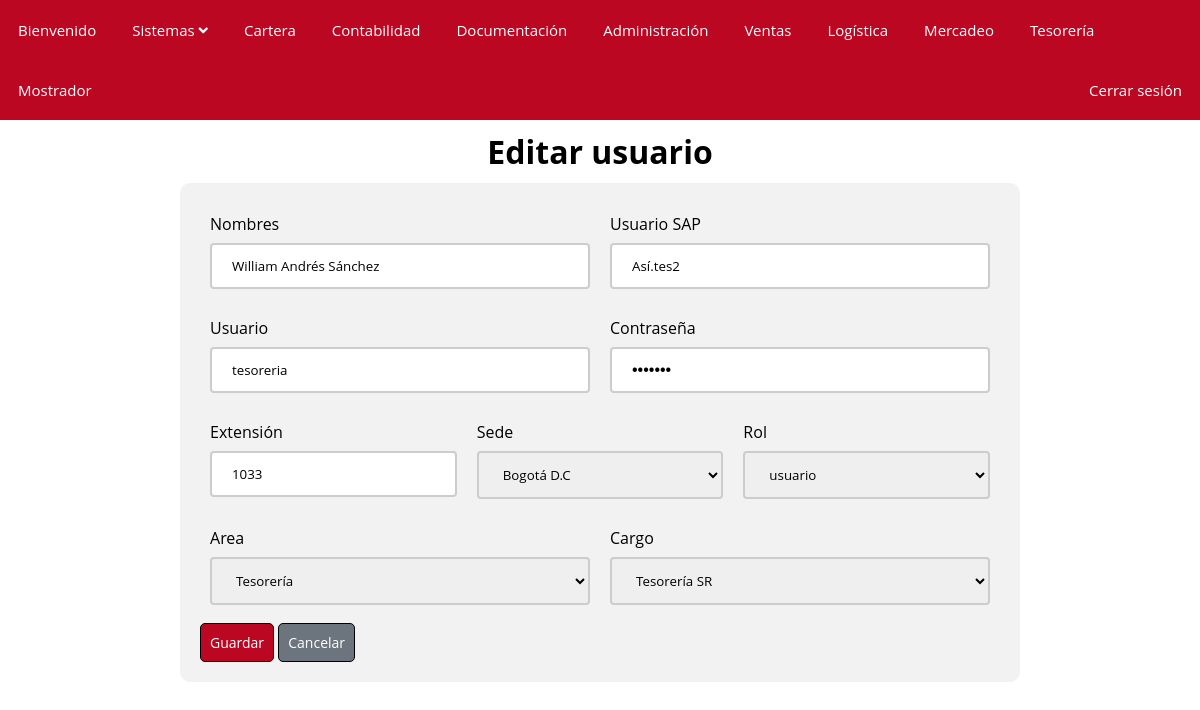
The page /?controller=User&method=edit&id=2 on the database its author committed.
### tables this page shows
CREATE TABLE `users` (
  `id` int(12) NOT NULL,
  `name` varchar(50) NOT NULL,
  `userSap` varchar(50) NOT NULL,
  `user` varchar(30) NOT NULL,
  `password` varchar(30) NOT NULL,
  `ext` int(10) NOT NULL,
  `sede_id` int(12) NOT NULL,
  `charge_id` int(12) NOT NULL,
  `rol_id` int(12) NOT NULL
);

CREATE TABLE `area` (
  `id` int(12) NOT NULL,
  `name` varchar(50) NOT NULL
);

CREATE TABLE `charge` (
  `id` int(12) NOT NULL,
  `name` varchar(50) NOT NULL,
  `area_id` int(12) NOT NULL
);

### models/UserModel.php (called while the page is built, shortened)
<?php
class User
{
    private $pdo;
    public function __construct()
    {
        try {
            $this->pdo = new Database;
        } catch (PDOException $e) {
            die($e->getMessage());
        }
    }
    public function getById($id)
    {
        try {
            $strSql = "SELECT * FROM users WHERE id=:id";
            $arrayData = ['id' => $id];
            return $this->pdo->select($strSql, $arrayData);
        } catch (PDOException $e) {
            die($e->getMessage());
        }
    }
}

### PDO/Database.php (called while the page is built, shortened)
<?php
class Database extends PDO
{
	public function select($strSql, $arrayData = array(), $fetchMode = PDO::FETCH_OBJ)
	{
		$query = $this->prepare($strSql);
		foreach ($arrayData as $key => $value) {
			$query->bindParam(":$key", $value);
		}
		if (!$query->execute()) {
			echo "Error la consulta no se realizo";
		}
		else
		{
			return $query->fetchAll($fetchMode);
		}
	}
}

### models/SedeModel.php (called while the page is built, shortened)
<?php
class Sede
{
    private $pdo;
    public function __construct()
    {
        try {
            $this->pdo = new Database;
        } catch (PDOException $e) {
            die($e->getMessage());
        }
    }
    public function getAll()
    {
        try {
            $strSql = "SELECT * FROM sede";
            return $this->pdo->select($strSql);
        } catch (PDOException $e) {
            die($e->getMessage());
        }
    }
}

### models/RolModel.php (called while the page is built)
<?php
class Rol
{
    private $pdo;
    public function __construct()
    {
        try {
            $this->pdo = new Database;
        } catch (PDOException $e) {
            die($e->getMessage());
        }
    }
    public function getAll()
    {
        try {
            $strSql = "SELECT * FROM roles";
            return $this->pdo->select($strSql);
        } catch (PDOException $e) {
            die($e->getMessage());
        }
    }
}

### models/chargeModel.php (called while the page is built, shortened)
<?php
class Charge
{
    private $pdo;
    public function __construct()
    {
        try {
            $this->pdo = new Database;
        } catch (PDOException $e) {
            die($e->getMessage());
        }
    }
    public function getById($id)
    {
        try {
            $strSql = "SELECT * FROM charge WHERE id=:id";
            $arrayData = ['id' => $id];
            return $this->pdo->select($strSql, $arrayData);
        } catch (PDOException $e) {
            die($e->getMessage());
        }
    }
}

### models/AreaModel.php (called while the page is built, shortened)
<?php
class Area
{
    private $pdo;
    public function __construct()
    {
        try {
            $this->pdo = new Database;
        } catch (PDOException $e) {
            die($e->getMessage());
        }
    }
    public function getById($id)
    {
        try {
            $strSql = "SELECT * FROM area WHERE id=:id";
            $arrayData = ['id' => $id];
            return $this->pdo->select($strSql, $arrayData);
        } catch (PDOException $e) {
            die($e->getMessage());
        }
    }
}

### views/users/editUser.php (the view, shortened to what this page needs)
<h1>Editar usuario</h1>
<div class="container">
    <form action="?controller=User&method=update" method="POST">
        <div class="form-row">
            <div class="group">
                <label for="name">Nombres</label>
                <input type="text" id="name" name="name" value="<?php echo $users[0]->name; ?>">
            </div>
            <div class="group">
                <label for="userSap">Usuario SAP</label>
                <input type="text" id="userSap" name="userSap" value="<?php echo $users[0]->userSap; ?>">
            </div>
        </div>
        <div class="form-row">
            <div class="group">
                <label for="user">Usuario</label>
                <input type="text" name="user" id="user" value="<?php echo $users[0]->user; ?>">
            </div>
            <div class="group">
                <label for="password">Contraseña</label>
                <input type="password" name="password" id="password" value="<?php echo $users[0]->password; ?>">
            </div>
        </div>
        <div class="form-row">
            <div class="group">
                <label for="ext">Extensión</label>
                <input type="number" id="ext" name="ext" value="<?php echo $users[0]->ext; ?>">
            </div>
            <div class="group">
                <label for="sede_id">Sede</label>
                <select name="sede_id" id="sede_id">
                    <?php
                    foreach ($sedes as $sedes) {
                        if ($sedes->id == $users[0]->sede_id) {
                            echo '<option selected value="'.$sedes->id. '">'.$sedes->name.'</option>';
                        } else {
                            echo '<option value="'.$sedes->id.'">'.$sedes->name.'</option>';
                        }
                    }
                    ?>
                </select>
            </div>
            <div class="group">
                <label for="rol_id">Rol</label>
                <select name="rol_id" id="rol_id">
                    <?php
                    foreach ($roles as $roles) {
                        if ($roles->id == $users[0]->rol_id) {
                            echo '<option selected value="'.$roles->id.'">'.$roles->name.'</option>';
                        } else {
                            echo '<option value="'.$roles->id.'">'.$roles->name.'</option>';
                        }
                    }
                    ?>
                </select>
            </div>
        </div>
        <div class="form-row">
            <div class="group">
                <label for="areas">Area</label>
                <select name="areas" id="areas">
                    <?php
                    echo '<option selected value="'.$area[0]->id.'">'.$area[0]->name.'</option>';
                    ?>
                </select>
            </div>
            <div class="group">
                <label for="charge_id">Cargo</label>
                <select name="charge_id" id="charge_id">
                    <?php
                    echo '<option selected value="'.$charge[0]->id.'">'.$charge[0]->name.'</option>';
                    ?>
                </select>
            </div>
        </div>
        <div>
            <input type="submit" class="bc-save" value="Guardar">
            <input type="button" class="bc-cancel" onclick="history.back()" value="Cancelar">
        </div>
    </form>
</div>

### css/style.css (style rules this page uses)
* { font-family: "Open Sans", sans-serif; box-sizing: border-box; margin: 0; }
h1 { text-align: center; padding: 10px; }
.container { width: 70%; border-radius: 10px; padding: 20px; background-color: #f2f2f2; margin: 0 auto; }
input[type=text], input[type=number], input[type=password], input[type=file], select, textarea { width: 100%; padding: 12px 20px; margin: 8px 0; border: 2px solid #ccc; border-radius: 4px; box-sizing: border-box; }
input[type=password] { font: small-caption; }
input[type=submit], input[type=button] { color: white; padding: 9px 9px; border: 1px solid #000000; border-radius: 5px; cursor: pointer; font-size: 14px; }
.group { width: 100%; margin: 10px; }
.form-row { display: flex; }
.bc-cancel { background-color: #6c757d; }
.bc-save { background-color: #bc0723; }

### rows shown on the page
users: name "William Andrés Sánchez", userSap "Así.tes2", user "tesoreria", ext "1033"
area: areas "Tesorería"
charge: charge_id "Tesorería SR"

### other values the page prints
form field sede_id "Bogotá D.C"
form field rol_id "usuario"
